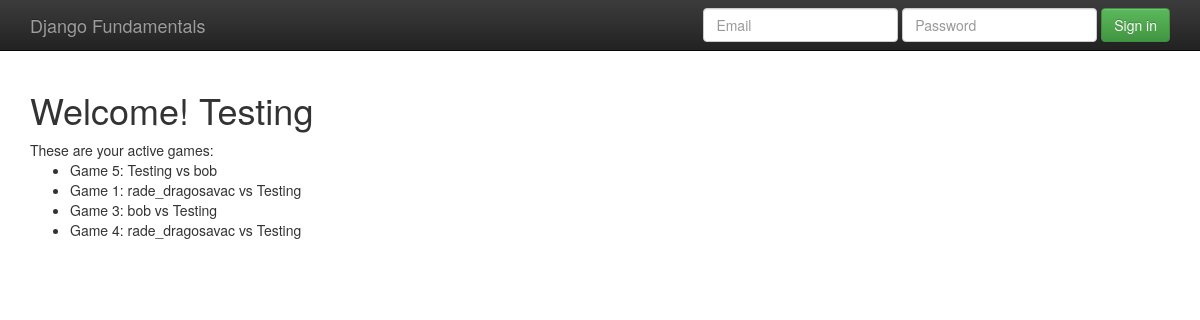
The app's page /player/home (signed in) with its own data.
### gameplay/models.py (models this page shows, shortened)
class Game(models.Model):
    first_player = models.ForeignKey(User,
                                     related_name="games_first_player", on_delete=models.CASCADE)
    second_player = models.ForeignKey(User,
                                     related_name="games_second_player", on_delete=models.CASCADE)
    start_time = models.DateTimeField(auto_now_add=True)
    last_active = models.DateTimeField(auto_now=True)
    status = models.CharField(max_length=1, default='F',
                              choices=GAME_STATUS_CHOICES)
    objects = GamesQuerySet.as_manager()

### player/views.py (the view)
# urls.py: url(r'home$', home, name="player_home"),
@login_required
def home(request):
    my_games = Game.objects.games_for_user(request.user)
    active_games = my_games.active()
    return render(request, "player/home.html",
                   {'games' : active_games})

### gameplay/models.py (called while the page is built)
    def games_for_user(self, user):
        return self.filter(
            Q(first_player = user)| Q(second_player = user)
        )

    def active(self):
        return self.filter(
            Q(status='F') | Q(status='S')
        )

### templates/player/home.html
{% extends "../base.html" %}
{%  block content %}
     <h1>Welcome! {{ user.username }}</h1>
        These are your active games:
    <ul>{% for g in games %}
            <li>Game {{ g.id }}: {{ g.first_player }} vs {{ g.second_player }} </li>
        {% endfor %}
        </ul>
{% endblock %}

### templates/base.html (shortened to what this page needs)
{% load staticfiles %}
<!doctype html>
<html class="no-js" lang="">
    <head>
        <link rel="stylesheet" href="{% static 'css/bootstrap.min.css' %}">
        <link rel="stylesheet" href="{% static 'css/bootstrap-theme.min.css' %}">
        <link rel="stylesheet" href="{% static 'css/main.css' %}">
    </head>
    <body>
    <nav class="navbar navbar-inverse navbar-fixed-top" role="navigation">
      <div class="container">
        <div class="navbar-header">
          <a class="navbar-brand" href="/">Django Fundamentals</a>
        </div>
        <div id="navbar" class="navbar-collapse collapse">
          <form class="navbar-form navbar-right" role="form">
            <div class="form-group">
              <input type="text" placeholder="Email" class="form-control">
            </div>
            <div class="form-group">
              <input type="password" placeholder="Password" class="form-control">
            </div>
            <button type="submit" class="btn btn-success">Sign in</button>
          </form>
        </div>
      </div>
    </nav>
    <div class="container">
        {% block content %}
        {% endblock %}
    </div>
    </body>
</html>

### templates/base.html (style rules this page uses)
body { padding-top: 70px; padding-bottom: 20px; }

### records on screen
Game: id "5", first_player "Testing", second_player "bob"
Game: id "1", first_player "rade_dragosavac", second_player "Testing"
Game: id "3", first_player "bob", second_player "Testing"
Game: id "4", first_player "rade_dragosavac", second_player "Testing"

### other values on screen
{{ user.username }} "Testing"
